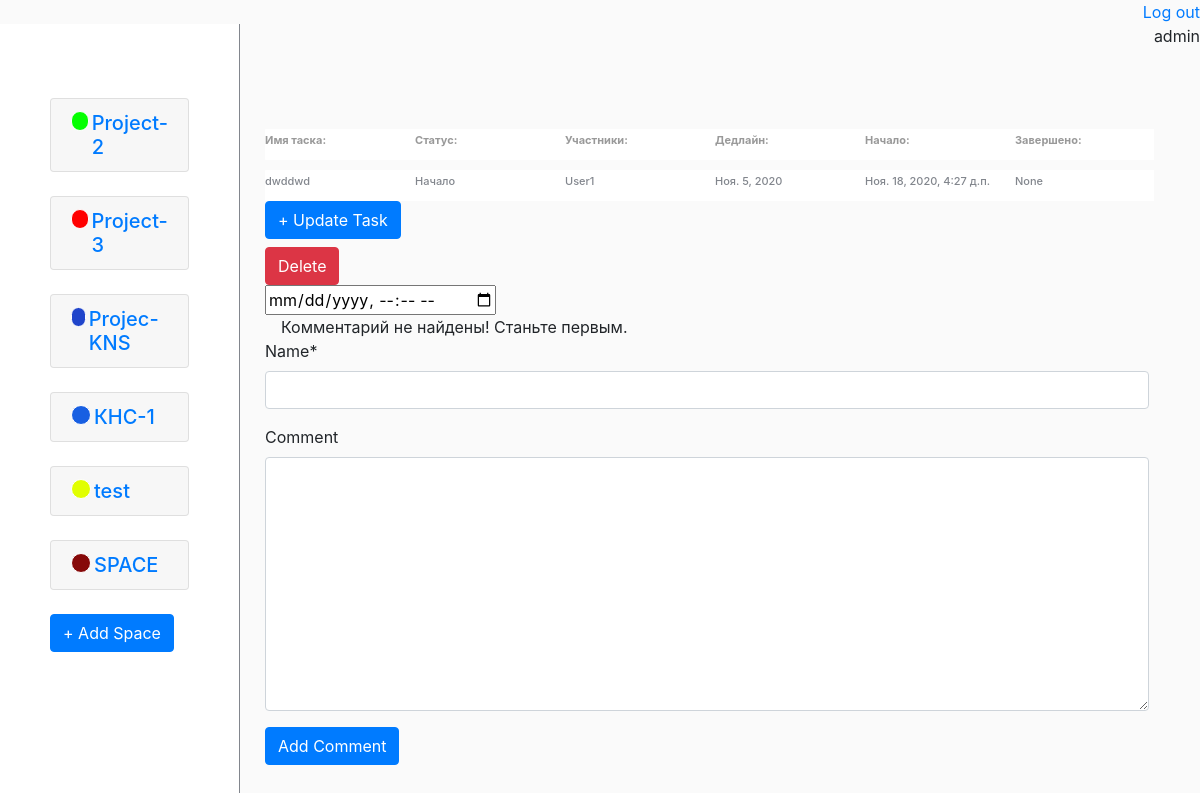
Screenshot of /task_detail/2/40/ (signed in) with the database file from the repository.
### main/models.py (models this page shows, shortened)
class Space(models.Model):
    name = models.CharField('Название',max_length=100)
    photo = models.ImageField(upload_to='images/', blank=True)
    assign = models.ManyToManyField(User)
    status = models.ForeignKey(Status, on_delete=models.CASCADE)
    add_date = models.DateField(auto_now_add=True)
    upd_date = models.DateField(auto_now_add=False, auto_now=True)
    created_by = models.CharField(max_length=150)
    color = ColorField(default='#FF0000')
    def __str__(self):
        return (self.name)

class Task(models.Model):
    lists = models.ForeignKey(List, on_delete=models.CASCADE, related_name='third')
    task_name = models.CharField(max_length=80)
    assign = models.ManyToManyField(User)
    dead_line = models.DateField()
    attachments = models.FileField(upload_to='files/',blank=True)
    status = models.ForeignKey(Status, on_delete=models.CASCADE)
    description = models.TextField(blank=True, null = True)
    start_date = models.DateTimeField(auto_now_add=True, blank=True)
    change_date = models.DateTimeField(blank=True, null = True)
    end_date = models.DateTimeField(blank=True, null = True)
    created_by = models.CharField(max_length=150, null = True)

class Status(models.Model):
    name_status = models.CharField(max_length=100)
    def __str__(self):
        return(self.name_status)

### main/views.py (the view)
# urls.py: path('task_detail/<int:list_id>/<int:task_id>/', views.TaskDetail, name = 'task_detail_url'),
def TaskDetail(request, task_id, list_id):
	task = get_object_or_404(Task, id=task_id)
	lists = get_object_or_404(List, id= list_id)
	space = Space.objects.filter(assign=request.user.id)
	form_list = ListForm()
	form_upd = TaskForm(instance = task, initial = {'lists' : lists})
	form_space = SpaceForm()
	latest_comments_list = task.task_comment.order_by('-id')[:10]
	task_comment_form = TaskCommentForm(request.POST)
	if task_comment_form.is_valid():
		task_comment_save = task_comment_form.save()
		return HttpResponseRedirect(reverse('task_detail_url', args = (lists.id,task.id)))
	forms = TaskForm(request.POST, instance = task)
	if forms.is_valid():
		upd_task = forms.save()
		return redirect(reverse('task_detail_url', args = (lists.id,task.id)))
	if request.method == 'POST':
		task.delete()
		return redirect(reverse('task_url', args = (lists.id,)))
	form_task_comment = TaskCommentForm(initial = {'task': task})
	context = {
		'form_task_comment': form_task_comment,
		"task_detail": task,
		'form_upd': form_upd,
		'lists': lists,
		'space': space,
		'form_list': form_list,
		'form_space': form_space,
		'latest_comments_list': latest_comments_list
	}
	return render(request, 'main/task_detail.html', context = context)

### main/forms.py
class TaskCommentForm(ModelForm):
	class Meta:
		model = TaskComment
		fields = ('task','name', 'comment')
		widgets = {
			'task': HiddenInput(),
			'comment': Textarea(attrs = {'class': 'form-control'})
		}

class TaskForm(ModelForm):
	class Meta:
		model = Task
		fields = ['lists','task_name', 'assign', 'dead_line', 'attachments', 'status', 'description', 'change_date', 'end_date', 'created_by']
		widgets = {
			'lists':HiddenInput(),
			'dead_line': DateInput(attrs={'type': 'datetime-local'}),
			'change_date':DateInput(attrs={'type': 'datetime-local'}),
			'end_date': DateInput(attrs={'type': 'datetime-local'}),
		}

### main/models.py (called while the page is built)
    def __str__(self):
        return (self.name_list)

### templates/main/task_detail.html (shortened to what this page needs)
{% extends 'main/index.html' %}
{% load static %}
{% load crispy_forms_tags %}
{% block main %}
{% if user.is_authenticated %}
<div class="all">
    <div class="ri">
        <div class="name">
            <h6 class='textf'>Имя таска: </h6>
            <h6 class='textf'>Статус: </h6>
            <h6 class='textf'>Участники:</h6>
            <h6 class='textf'>Дедлайн: </h6>
            <h6 class='textf'>Начало:</h6>
            <h6 class='textf'>Завершено: </h6>
        </div>
        <div class="borders">
            <div class="task">
                <h6>{{task_detail.task_name}}</h6>
            </div>
            <div class="status">
                <h6>{{task_detail.status}}</h6>
            </div>
            <div class="assign">
                {%for user in task_detail.assign.all%}
                <h6>{{user.username}}</h6>
                {%endfor%}</div>
            <div class="deadline">
                <h6>{{task_detail.dead_line}}</h6>
            </div>
            <div class="start">
                <h6>{{task_detail.start_date}}</h6>
            </div>
            <div class="end">
                <h6>{{task_detail.end_date}}</h6>
            </div>
        </div>
<button type="button" class="btn btn-primary mb-2" data-toggle="modal" data-target="#UpdateTaskModal">
 + Update Task
</button>
	<form method="post" action="{% url 'task_detail_url' lists.id task_detail.id  %}">
		<button class="btn btn-danger">Delete</button>
	</form>
<input type="datetime-local" name="">
{% if latest_comments_list %}
    {% for c in latest_comments_list %}
    <p>
        <hr>
        <div class=""><span class="badge badge-success">{{c.name}}</span></div>
        <div class=""><p>{{c.comment}}</p></div>
    </p>
    {% endfor %}
{% else %}
<div class="ml-3">Комментарий не найдены! Станьте первым.</div>
{% endif %}
<form method="post" action="{% url 'task_detail_url' lists.id task_detail.id %}">
{{form_task_comment|crispy}}
        <button class="btn btn-primary">Add Comment</button>
</form>
{% else %}
    <a href="{% url 'accounts:login' %}" class="reg">Войти</a>
{% endif %}
{%endblock%}

### templates/main/index.html (shortened to what this page needs)
{% extends 'base.html' %}
{% load static %}
{% load crispy_forms_tags %}
{% block content %}
{% if user.is_authenticated %}
<div class="left">
<br> {% for i in space %}
<div class="accordion md-accordion" id="accordionEx" role="tablist" aria-multiselectable="true">
  <div class="card">
    <div class="card-header" role="tab" id="{{i.name}}">
      <a  data-toggle="collapse" data-parent="#accordionEx" href="#collapse{{i.name}}" aria-expanded="true"
        aria-controls="collapse{{i.name}}">
        <h5 class="mb-0" id="collapsediv">
          <div id="colorspace" style="background-color: {{i.color}}; "></div>{{i.name}}
        </h5>
      </a>
    </div>
  </div>
</div><br>
    {% endfor %}
<button type="button" class="btn btn-primary" data-toggle="modal" data-target="#SpaceModal">
  + Add Space
</button>
</div>
    {% block main %} {% endblock %}
{% else %}
    <a href="{% url 'accounts:login' %}" class="reg">Войти</a>
{% endif %}
{% endblock %}

### templates/base.html (shortened to what this page needs)
{% load static %}
<!doctype  html>
<html lang="en">
<head>
    <link rel="stylesheet" href="https://cdn.jsdelivr.net/npm/bootstrap@4.5.3/dist/css/bootstrap.min.css">
    <link rel="stylesheet" type="text/css" href="{% static 'main/css/style.css' %}">
        <link rel="stylesheet" href="http://code.jquery.com/ui/1.11.0/themes/smoothness/jquery-ui.css">
</head>
<body>
{% if user.is_authenticated %}
<a class="username" href="{% url 'accounts:logout' %}">Log out</a><br>
    <p class="username">{{user.username}}</p>
    {% else %}
    <a href="{% url 'accounts:login' %}" class="reg">Войти</a> {% endif %}
{% block content %} {% endblock %}
</body>
</html>

### main/static/main/css/style.css (style rules this page uses)
.left { min-height: 100vh; max-height: 100000px; width: 20%; background-color: white !important; border-right: 1px solid #82868D; float: left; padding: 50px; }
body { background-color: #FAFAFA; }
#colorspace { border: 1px solid white; border-radius: 25px; width: 20px; height: 20px; margin-right: 3px; }
#collapsediv { display: flex; }
.borders { margin-top: 10px; display: flex; width: 1520px; padding-top: 5px; padding-bottom: 5px; border-radius: 1px; background-color: white; }
.name { margin-top: 100px; width: 1520px; display: flex; padding-top: 5px; padding-bottom: 5px; border-radius: 1px; background-color: white; }
h6 { width: 150px; color: #82868D; font-size: 11px; }
h6.textf { width: 150px; color: #34343480; font-size: 11px; font-weight: bolder; }
.ri { margin-left: 20px; overflow: scroll; height: 100vh; padding: 5px; }
.all { display: flex; }
.username { float: right; }

### rows the page displays
Space: name "Project-2"
Space: name "Project-3"
Space: name "Projec-KNS"
Space: name "КНС-1"
Space: name "test"
Space: name "SPACE"
Task: task_name "dwddwd", status "Начало", dead_line "Ноя. 5, 2020", start_date "Ноя. 18, 2020, 4:27 д.п.", end_date "None"

### other values shown
{{ user.username }} "admin"
{{ user.username }} "User1"
